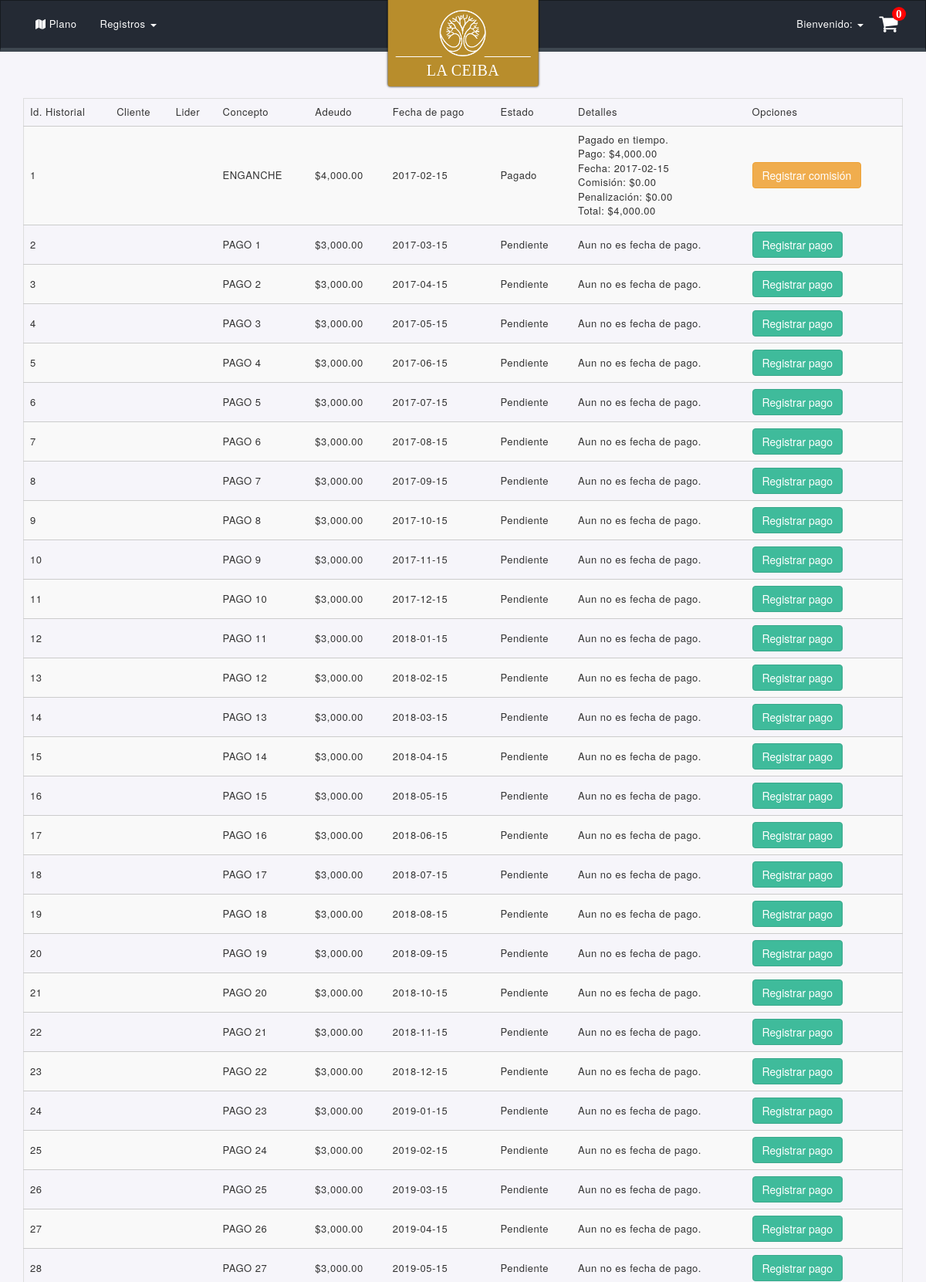
Page /registros/pagos/1 (upper part) on the committed database.
### tables this page shows
CREATE TABLE IF NOT EXISTS `historial` (
  `id_historial` INT UNSIGNED NOT NULL AUTO_INCREMENT,
  `id_venta` INT UNSIGNED NOT NULL,
  `id_lider` INT UNSIGNED NOT NULL,
  `concepto` VARCHAR(45) NOT NULL,
  `abono` DOUBLE(10,2) UNSIGNED NOT NULL,
  `fecha` DATE NOT NULL,
  `id_ingreso` INT UNSIGNED NOT NULL,
  `pago` DOUBLE(10,2) UNSIGNED NOT NULL DEFAULT 0,
  `comision` DOUBLE(10,2) UNSIGNED NOT NULL DEFAULT 0,
  `penalizacion` DOUBLE(10,2) UNSIGNED NOT NULL DEFAULT 0,
  `fecha_pago` DATE NOT NULL,
  `estado` INT UNSIGNED NOT NULL,
  `created_at` TIMESTAMP NULL,
  `updated_at` TIMESTAMP NULL,
  PRIMARY KEY (`id_historial`),
  INDEX `FK_historial_ventas_idx` (`id_venta` ASC),
  INDEX `FK_historial_users_idx` (`id_lider` ASC),
  CONSTRAINT `FK_historial_ventas`
    FOREIGN KEY (`id_venta`)
    REFERENCES `ventas` (`id_venta`)
    ON DELETE CASCADE
    ON UPDATE NO ACTION,
  CONSTRAINT `FK_historial_users`
    FOREIGN KEY (`id_lider`)
    REFERENCES `users` (`id`)
    ON DELETE NO ACTION
    ON UPDATE NO ACTION);

### application/views/templates/template.php (called while the page is built, shortened)
<?php
    $this->load->view('./templates/header');
    $this->load->view("./{$body}");

### application/controllers/Registros.php (called while the page is built, shortened)
<?php
class Registros extends CI_Controller {
	function __construct() {
        $this->load->model('Historial_model');
		$this->load->model('Opciones_ingreso_model');
    }
	public function pagos($id_venta) {
		$data['title'] = "Pagos";
		$data['body'] = "pagos";
		$data['pagos'] = $this->Historial_model->select('historial.id_historial,
														 CONCAT(cliente.first_name," ",cliente.last_name) AS nombre_cliente,
														 CONCAT(lider.first_name," ",lider.last_name) AS nombre_lider,
														 historial.concepto,
														 historial.abono,
														 historial.fecha,
														 historial.estado,
														 historial.fecha_pago,
														 IF( historial.estado = 0 , DATEDIFF( CURRENT_DATE() , historial.fecha ) , DATEDIFF( historial.fecha_pago ,historial.fecha ) ) as daysAccumulated,
														 historial.pago,
														 historial.comision,
														 historial.penalizacion,
														 (historial.pago + historial.penalizacion - historial.comision) as total')
												->join('ventas','historial.id_venta = ventas.id_venta','left')
												->join('users AS cliente','ventas.id_usuario = cliente.id','left')
												->join('users AS lider','historial.id_lider = lider.id','left')
												->where(['historial.id_venta' => $id_venta])
												->get();
		$data['lideres'] = $this->ion_auth->users(3)->result();
		$data['ingresos'] = $this->Opciones_ingreso_model->get();
		$this->load->view('templates/template',$data);
	}
}

### index.php (called while the page is built, shortened)
<?php
require_once BASEPATH.'core/CodeIgniter.php';

### application/models/Historial_model.php (called while the page is built, shortened)
<?php
class Historial_model extends CI_Model {
    private $table = "historial";
    public function get(){
        $this->db->from($this->table);
        $query = $this->db->get();
        return $query->result();
    }
    public function select($select){
        $this->db->select($select);
        return $this;
    }
    public function where($condicion){
        $this->db->where($condicion);
        return $this;
    }
    public function join($table_join,$condicion,$type='left'){
        $this->db->join($table_join,$condicion,$type);
        return $this;
    }
}

### application/views/pagos.php (the view, shortened to what this page needs)
<main class="wrap-main">
	<div class="container-fluid container">
		<div class="row">
            <div class="col-xs-12">
                <table id="pagos-table" class="table table-striped table-bordered nowrap" cellspacing="0" width="100%">
                    <thead>
                        <tr>
                            <th data-visible="false">Id. Historial</th>
                            <th>Cliente</th>
                            <th>Lider</th>
                            <th>Concepto</th>
                            <th>Adeudo</th>
                            <th>Fecha de pago</th>
                            <th>Estado</th>
                            <th>Detalles</th>
                            <th class="all">Opciones</th>
                        </tr>
                    </thead>
                    <tbody>
                <?php
                    foreach($pagos as $pago):
                ?>
                        <tr>
                            <td><?= $pago->id_historial ?></td>
                            <td><?= $pago->nombre_cliente ?></td>
                            <td><?= $pago->nombre_lider ?></td>
                            <td><?= $pago->concepto ?></td>
                            <td>$<?= number_format($pago->abono,2) ?></td>
                            <td><?= $pago->fecha ?></td>
                            <td><?= ($pago->estado == 0) ? 'Pendiente' : 'Pagado'?></td>
                            <td><?php
                                        $btnPago = false;
                                        if ($pago->estado == 0) {
                                            if($pago->daysAccumulated > 0) {
                                                echo 'Tiene un retraso en pago de: '.$pago->daysAccumulated . ' días.';
                                                $btnPago = true;
                                            } else if($pago->daysAccumulated == 0){
                                                echo 'Hoy es día de pago.';
                                                $btnPago = true;
                                            }else{
                                                echo 'Aun no es fecha de pago.';
                                                $btnPago = true;
                                            }
                                        } else if ($pago->estado == 1){
                                            if($pago->daysAccumulated > 0) {
                                                echo 'Realizó el pago con un retrazo de: '.$pago->daysAccumulated.' días.';
                                            } else if($pago->daysAccumulated == 0) {
                                                echo 'Pagado en tiempo.';
                                            } else if($pago->daysAccumulated < 0) {
                                                echo 'Pagado por adelantado.';
                                            }
                                            echo '<div>Pago: $' . number_format($pago->pago,2) .'</div>';
                                            echo '<div>Fecha: ' . $pago->fecha_pago .'</div>';
                                            echo '<div>Comisión: $' . number_format($pago->comision,2) .'</div>';
                                            echo '<div>Penalización: $' . number_format($pago->penalizacion,2) .'</div>';
                                            echo '<div>Total: $' . number_format($pago->total,2) .'</div>';
                                        }
                                ?>
                            </td>
                            <td>
                                <?= ($btnPago) ? '<button class="btn btn-success" data-toggle="modal" data-target="#pagoModal">Registrar pago</button>' : '' ?>
                                <?= ($pago->estado == 1 && $pago->comision == 0 ) ? '<button class="btn btn-warning" data-toggle="modal" data-target="#pagoComisionModal">Registrar comisión</button>' : ''?>
                            </td>
                        </tr>
                <?php
                    endforeach;
                ?>
                    </tbody>
                </table>
            </div>
        </div>
    </div>
</main>

### rows in the picture
historial: id_historial "1", concepto "ENGANCHE", abono "4,000.00", fecha "2017-02-15", estado "Pagado", shows "Pagado en tiempo.", pago "4,000.00", fecha_pago "2017-02-15", comision "0.00", penalizacion "0.00", total "4,000.00"
historial: id_historial "2", concepto "PAGO 1", abono "3,000.00", fecha "2017-03-15", estado "Pendiente", shows "Registrar pago"
historial: id_historial "3", concepto "PAGO 2", abono "3,000.00", fecha "2017-04-15", estado "Pendiente", shows "Registrar pago"
historial: id_historial "4", concepto "PAGO 3", abono "3,000.00", fecha "2017-05-15", estado "Pendiente", shows "Registrar pago"
historial: id_historial "5", concepto "PAGO 4", abono "3,000.00", fecha "2017-06-15", estado "Pendiente", shows "Registrar pago"
historial: id_historial "6", concepto "PAGO 5", abono "3,000.00", fecha "2017-07-15", estado "Pendiente", shows "Registrar pago"
historial: id_historial "7", concepto "PAGO 6", abono "3,000.00", fecha "2017-08-15", estado "Pendiente", shows "Registrar pago"
historial: id_historial "8", concepto "PAGO 7", abono "3,000.00", fecha "2017-09-15", estado "Pendiente", shows "Registrar pago"
historial: id_historial "9", concepto "PAGO 8", abono "3,000.00", fecha "2017-10-15", estado "Pendiente", shows "Registrar pago"
historial: id_historial "10", concepto "PAGO 9", abono "3,000.00", fecha "2017-11-15", estado "Pendiente", shows "Registrar pago"
historial: id_historial "11", concepto "PAGO 10", abono "3,000.00", fecha "2017-12-15", estado "Pendiente", shows "Registrar pago"
historial: id_historial "12", concepto "PAGO 11", abono "3,000.00", fecha "2018-01-15", estado "Pendiente", shows "Registrar pago"
historial: id_historial "13", concepto "PAGO 12", abono "3,000.00", fecha "2018-02-15", estado "Pendiente", shows "Registrar pago"
historial: id_historial "14", concepto "PAGO 13", abono "3,000.00", fecha "2018-03-15", estado "Pendiente", shows "Registrar pago"
historial: id_historial "15", concepto "PAGO 14", abono "3,000.00", fecha "2018-04-15", estado "Pendiente", shows "Registrar pago"
historial: id_historial "16", concepto "PAGO 15", abono "3,000.00", fecha "2018-05-15", estado "Pendiente", shows "Registrar pago"
historial: id_historial "17", concepto "PAGO 16", abono "3,000.00", fecha "2018-06-15", estado "Pendiente", shows "Registrar pago"
historial: id_historial "18", concepto "PAGO 17", abono "3,000.00", fecha "2018-07-15", estado "Pendiente", shows "Registrar pago"
historial: id_historial "19", concepto "PAGO 18", abono "3,000.00", fecha "2018-08-15", estado "Pendiente", shows "Registrar pago"
historial: id_historial "20", concepto "PAGO 19", abono "3,000.00", fecha "2018-09-15", estado "Pendiente", shows "Registrar pago"
historial: id_historial "21", concepto "PAGO 20", abono "3,000.00", fecha "2018-10-15", estado "Pendiente", shows "Registrar pago"
historial: id_historial "22", concepto "PAGO 21", abono "3,000.00", fecha "2018-11-15", estado "Pendiente", shows "Registrar pago"
historial: id_historial "23", concepto "PAGO 22", abono "3,000.00", fecha "2018-12-15", estado "Pendiente", shows "Registrar pago"
historial: id_historial "24", concepto "PAGO 23", abono "3,000.00", fecha "2019-01-15", estado "Pendiente", shows "Registrar pago"
historial: id_historial "25", concepto "PAGO 24", abono "3,000.00", fecha "2019-02-15", estado "Pendiente", shows "Registrar pago"
historial: id_historial "26", concepto "PAGO 25", abono "3,000.00", fecha "2019-03-15", estado "Pendiente", shows "Registrar pago"
historial: id_historial "27", concepto "PAGO 26", abono "3,000.00", fecha "2019-04-15", estado "Pendiente", shows "Registrar pago"
historial: id_historial "28", concepto "PAGO 27", abono "3,000.00", fecha "2019-05-15", estado "Pendiente", shows "Registrar pago"
